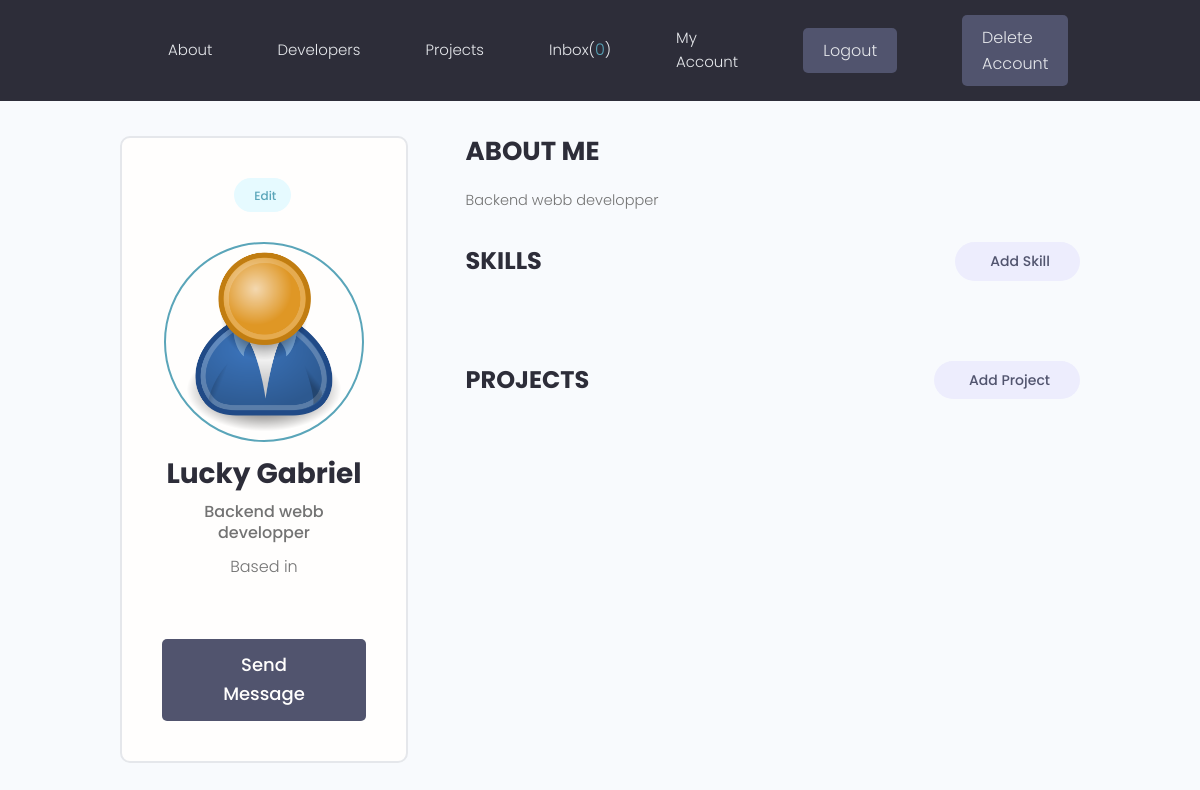
/account (signed in), run on the app's committed database.
### models/message.py (models this page shows, shortened)
class Message(BaseModel, Base):
    __tablename__ = 'messages'
    message = Column(Text, nullable=True)
    subject = Column(String(200), nullable=True)
    is_read = Column(Boolean, default=False)
    sender_id = Column(String(60), ForeignKey('users.id', ondelete='SET NULL'), nullable=True)
    sender = relationship('User', foreign_keys=[sender_id], backref='sent_messages')
    receiver_id = Column(String(60), ForeignKey('users.id', ondelete='SET NULL'), nullable=True)
    receiver = relationship('User', foreign_keys=[receiver_id], backref='received_messages')

### models/user.py (models this page shows, shortened)
class Profile(BaseModel, Base):
    __tablename__ = 'profiles'
    user_id = Column(String(60), ForeignKey('users.id'))
    user = relationship("User", back_populates="profile")
    username = Column(String(150), nullable=False, unique=True)
    email = Column(String(150), nullable=False)
    name = Column(String(150), nullable=False)
    bio = Column(Text, nullable=True)
    location = Column(String(150), nullable=True)
    headline = Column(String(250), nullable=True)
    profile_image_url = Column(String(2000), default='images/profiles/user-default.png')
    social_github = Column(String(200), nullable=True)
    social_linkdin = Column(String(200), nullable=True)
    social_youtube = Column(String(200), nullable=True)
    social_twitter = Column(String(200), nullable=True)
    skills = relationship("Skill", backref="profile",
                          cascade="all, delete, delete-orphan")
    comments = relationship("Comment", backref="profile", cascade="all, delete-orphan")
    rates = relationship("Rate", backref="profile", cascade="all, delete-orphan")

### webdynamic/views/users.py (the view)
@app_views.route('/account', methods=['GET'], strict_slashes=False)
@login_required
def account():
    profile = current_user.profile
    print(profile.name)
    return render_template('account.html', profile=profile)

### models/engine/dbManager.py (called while the page is built)
    def all(self, cls=None):
        new_dict = {}
        for clss in classes:
            if cls is None or cls is classes[clss] or cls is clss:
                objs = self.__session.query(classes[clss]).all()
                for obj in objs:
                    key = obj.__class__.__name__ + '.' + obj.id
                    new_dict[key] = obj
        return (new_dict)

    def get(self, cls, id):
        for obj in self.all(cls).values():
            if id == obj.id:
                return obj

### models/user.py (called while the page is built)
    @property
    def unread(self):
        messages = sorted(self.received_messages, key=lambda x: x.created_at, reverse=True)
        unread = sum(1 for message in messages if not message.is_read)
        return unread

### webdynamic/app.py (called while the page is built)
def linebreaksbr(value):
    return Markup(value.replace('\n', '<br>'))

@login_manager.user_loader
def load_user(user_id):
    user = storage.get(User, user_id)
    return user

@app.context_processor
def inject_user():
    return dict(current_user=current_user)

### webdynamic/templates/account.html (shortened to what this page needs)
{% extends 'main.html' %}
{% block content %}
<main class="settingsPage profile my-md">
    <div class="container">
      <div class="layout">
        <div class="column column--1of3">
          <div class="card text-center">
            <div class="card__body dev">
              <a class="tag tag--pill tag--main settings__btn" href="{{url_for('app_views.update_profile', profile_id=profile.id)}}"> Edit</a>
              <img class="avatar avatar--xl dev__avatar" src="{{url_for('static', filename=profile.profile_image_url)}}" />
              <h2 class="dev__name">{{profile.name}}</h2>
              <p class="dev__title">{{profile.headline}}</p>
              <p class="dev__location">Based in {{profile.location}}</p>
              <a href="#" class="btn btn--sub btn--lg">Send Message </a>
            </div>
          </div>
        </div>
        <div class="column column--2of3">
          <div class="devInfo">
            <h3 class="devInfo__title">About Me</h3>
            {% if profile.bio %}
            <p class="devInfo__about">{{profile.bio | linebreaksbr}}</p>
            {% endif %}
          </div>
          <div class="settings">
            <h3 class="settings__title">Skills</h3>
            <a class="tag tag--pill tag--sub settings__btn tag--lg" href="{{url_for('app_views.add_skill')}}"> Add Skill</a>
          </div>
          <div class="settings">
            <h3 class="settings__title">Projects</h3>
            <a class="tag tag--pill tag--sub settings__btn tag--lg" href="{{url_for('app_views.create_project')}}"> Add Project</a>
          </div>
        </div>
      </div>
    </div>
  </main>
{% endblock %}

### webdynamic/templates/navbar.html (shortened to what this page needs)
<header class="header">
    <div class="container container--narrow">
      <nav class="header__nav">
        <ul class="header__menu">
          <li class="header__menuItem"><a href="{{url_for('app_views.landingpage')}}">About</a></li>
          <li class="header__menuItem"><a href="{{url_for('app_views.profiles')}}">Developers</a></li>
          <li class="header__menuItem"><a href="{{ url_for('app_views.projects')}}">Projects</a></li>
          {% if current_user.is_authenticated %}
          <li class="header__menuItem"><a href="{{url_for('app_views.inbox')}}">Inbox(<span class="unrd">{{current_user.unread}}</span>)</a></li>
          <li class="header__menuItem"><a href="{{url_for('app_views.account')}}">My Account</a></li>
          <li class="header__menuItem"><a href="{{url_for('app_views.logout')}}" class="btn btn--sub">Logout</a></li>
          <li class="header__menuItem"><a href="{{url_for('app_views.delete_profile')}}" class="btn btn--sub">Delete Account</a></li>
          {% else %}
          <li class="header__menuItem"><a href="{{url_for('app_views.login')}}" class="btn btn--sub">Login/Sign Up</a></li>
          {% endif %}
        </ul>
      </nav>
    </div>
  </header>

### webdynamic/static/styles/app.css (style rules this page uses)
:root { --color-sub: #2d2d39; }
.btn--sub { background-color: var(--color-sub-light); }
.card { border: 2px solid var(--color-light); }
img { width: 100%; }
.header { position: sticky; z-index: 111; background-color: var(--color-sub); padding: 1.5rem 0; }
.header > .container { display: flex; justify-content: space-between; align-items: center; }
.header__nav > ul { display: inline-flex; align-items: center; list-style: none; gap: 6.5rem; }
.header__menuItem > a { color: var(--color-light); font-weight: 300; }
.profile .card > .dev { padding: 4rem; }
.dev__avatar { display: block; margin: auto; }
.dev__name { color: var(--color-sub); font-size: 2.8rem; font-weight: 700; margin-top: 1rem; margin-bottom: 0.5rem; }
.dev__title { font-size: 1.6rem; font-weight: 500; line-height: 1.3; }
.dev__location { margin-top: 1rem; }
.devInfo { margin-bottom: 3rem; }
.devInfo__title, .devInfo__subtitle { font-size: 2.6rem; color: var(--color-sub); text-transform: uppercase; font-weight: 700; margin-bottom: 1.5rem; }
.devInfo__about, .devSkill__info { font-size: 1.45rem; line-height: 1.7; text-align: justify; }
.settingsPage .dev > .settings__btn { display: inline-block; margin-bottom: 3rem; }
.settings { display: flex; justify-content: space-between; align-items: center; }
.settings__title { font-size: 2.4rem; text-transform: uppercase; font-weight: 700; color: var(--color-sub); }
.inbox__title span, .unrd { color: var(--color-main); }

### webdynamic/static/uikit/styles/modules/_variables.css (style rules this page uses)
:root { --color-main: #5aa5b9; --color-main-light: #e6faff; --color-sub: #3f4156; --color-sub-light: #51546e; --color-sub-lighter: #ededfd; --color-text: #737373; --color-gray: #8b8b8b; --color-light: #e5e7eb; --color-light-gray: #767676; --color-bg: #f8fafd; --color-white: #fffefd; --color-white-light: #f3f3f3; --color-success: #359e64; --color-success-bg: #def8e8; --color-error: #fc4b0b; --color-error-bg: #fff2ee; --font-base: 'Poppins', arial, helvetica, 'Segoe UI', roboto, ubuntu, sans-serif; --font-monospace: 'Fira Code', 'Courier New', courier, monospace; --font-regular: 300; --font-medium: 500; --font-bold: 700; --generic-shadow: 1px 1px 5px #00000010; --generic-transition: all 0.3s ease-in-out; }

### webdynamic/static/uikit/styles/modules/_base.css (style rules this page uses)
* { margin: 0; padding: 0; box-sizing: border-box; text-rendering: optimizeLegibility; color: inherit; font-size: inherit; }
html { font-size: 50%; }
@media only screen and (min-width: 480px) { html { font-size: 56.25%; } }
@media only screen and (min-width: 1200px) { html { font-size: 62.5%; } }
body { line-height: 1.6; font-weight: 400; font-size: 1.5rem; color: var(--color-text); background-color: var(--color-bg); min-height: 100vh; }

### webdynamic/static/uikit/styles/modules/_typography.css (style rules this page uses)
* { font-family: var(--font-base); }
h2 { font-size: 3.6rem; font-weight: var(--font-bold); }
h3 { font-size: 3.2rem; font-weight: var(--font-medium); }
p, span, strong { font-size: 1.6rem; color: var(--color-text); font-weight: var(--font-regular); }
a { padding-bottom: 2px; text-decoration: none; display: inline-block; color: var(--color-main); font-weight: var(--font-medium); }

### webdynamic/static/uikit/styles/modules/_utilities.css (style rules this page uses)
.container { width: 92%; max-width: 165rem; margin: 0 auto; box-sizing: border-box; }
.container--narrow { width: 92%; max-width: 120rem; }
@media screen and (min-width: 1000px) { .container { width: 90%; } }
@media screen and (min-width: 1000px) { .container--narrow { width: 85%; } }
@media screen and (min-width: 1200px) { .container { width: 80%; } }
@media screen and (min-width: 1200px) { .container--narrow { width: 72%; } }
.text-center { text-align: center; }
.my-md { margin: 3rem auto; }

### webdynamic/static/uikit/styles/modules/_avatar.css (style rules this page uses)
.avatar { border-radius: 50%; border: 2px solid var(--color-main); object-fit: cover; }
.avatar--xl { height: 20rem; width: 20rem; }

### webdynamic/static/uikit/styles/modules/_button.css (style rules this page uses)
.btn { display: inline-block; position: relative; cursor: pointer; background-color: var(--color-light); font-weight: var(--font-medium); color: var(--color-sub); text-decoration: none; padding: 1rem 2rem; border-radius: 0.5rem; border: none; width: -webkit-fit-content; width: -moz-fit-content; width: fit-content; height: -webkit-fit-content; height: -moz-fit-content; height: fit-content; font-size: 1.6rem; outline-width: 0; outline-color: transparent; -webkit-backface-visibility: hidden; backface-visibility: hidden; transition: all 0.3s ease-in-out; }
.btn--sub { background-color: var(--color-sub); color: var(--color-white); }
.btn--lg { font-size: 1.8rem; padding: 1.2rem 4.5rem; }

### data on the page
Message: unread "0"
Profile: profile_image_url (placeholder picture), name "Lucky Gabriel", headline "Backend webb developper", bio "Backend webb developper"
